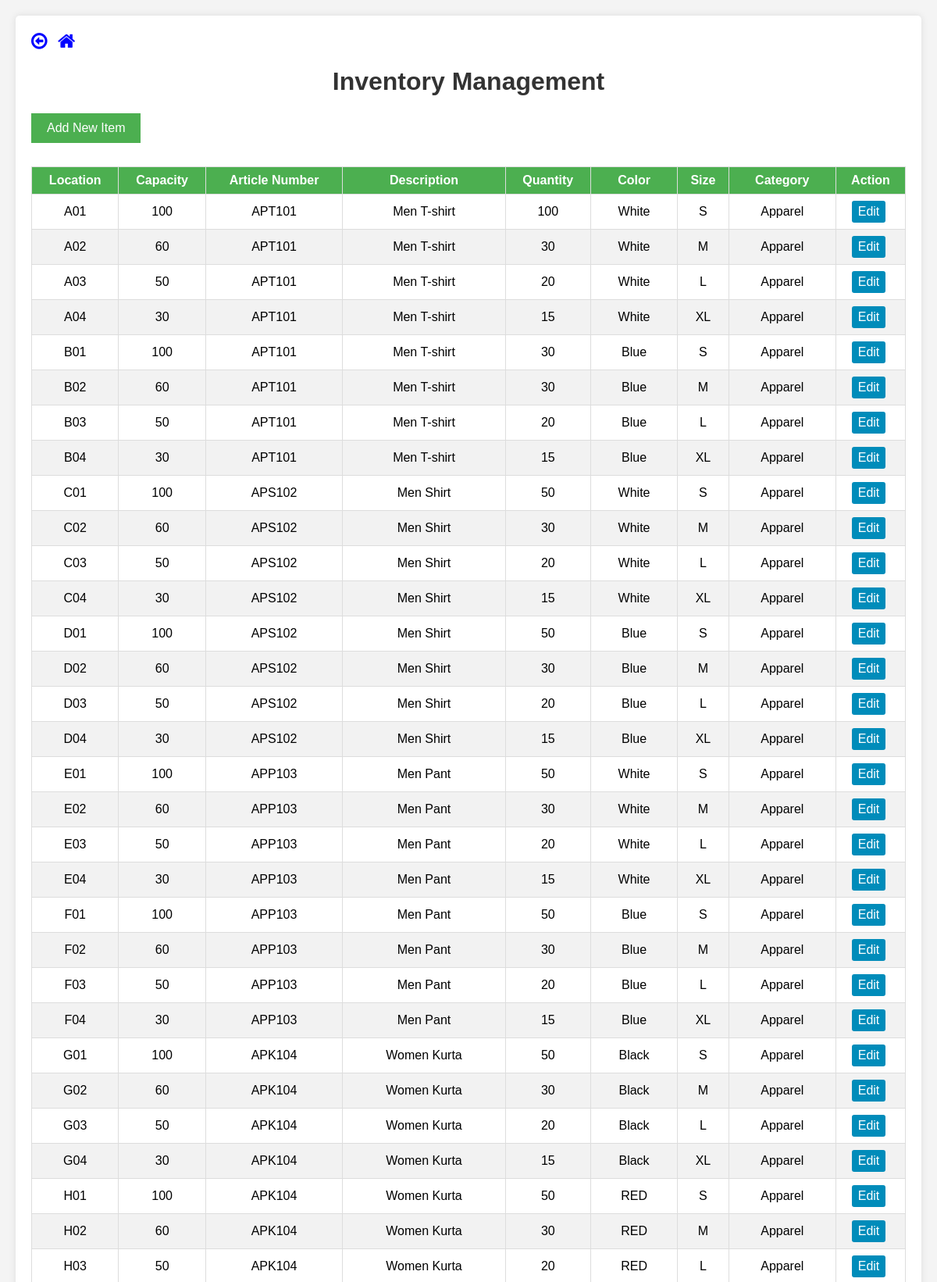
The app's page /inventory/manage_inv.php (signed in, upper part) with its own data.
### tables this page shows
CREATE TABLE `inv_location` (
  `id` int(11) NOT NULL,
  `location` varchar(255) DEFAULT NULL,
  `capacity` int(11) DEFAULT NULL,
  `article_no` varchar(11) NOT NULL,
  `article_description` varchar(255) DEFAULT NULL,
  `color` varchar(255) DEFAULT NULL,
  `available_quantity` int(11) DEFAULT NULL,
  `article_size` varchar(10) DEFAULT NULL,
  `category` varchar(50) DEFAULT NULL
);

### inventory/manage_inv.php (the view, shortened to what this page needs)
<?php
include('../Includes/connection.php');
$query = "SELECT article_no, article_description, available_quantity, location, capacity, color, article_size, category FROM inv_location";
$result = $conn->query($query);
?>
<!DOCTYPE html>
<html lang="en">
<head>
<link rel="stylesheet" href="https://cdnjs.cloudflare.com/ajax/libs/font-awesome/4.7.0/css/font-awesome.min.css">
</head>
<body>
<div class="main-content">
<a href="#" onclick="window.history.back(); return false;"><i style="font-size:24px;color:blue" class="fa">&#xf190;</i></a>
        <a href="index.php"><i style="font-size:24px;color:blue" class="fa">&#xf015;</i></a>
    <h1>Inventory Management</h1>
    <a href="#" class="add-button">Add New Item</a>
    <table>
        <thead>
            <tr>
                <th>Location</th>
                <th>Capacity</th>
                <th>Article Number</th>
                <th>Description</th>
                <th>Quantity</th>
                <th>Color</th>
                <th>Size</th>
                <th>Category</th>
                <th>Action</th>
            </tr>
        </thead>
        <tbody>
            <?php
            if ($result && $result->num_rows > 0) {
                while ($row = $result->fetch_assoc()) {
                    echo "<tr>";
                    echo "<td>" . htmlspecialchars($row['location']) . "</td>";
                    echo "<td>" . htmlspecialchars($row['capacity']) . "</td>";
                    echo "<td>" . htmlspecialchars($row['article_no']) . "</td>";
                    echo "<td>" . htmlspecialchars($row['article_description']) . "</td>";
                    echo "<td>" . htmlspecialchars($row['available_quantity']) . "</td>";
                    echo "<td>" . htmlspecialchars($row['color']) . "</td>";
                    echo "<td>" . htmlspecialchars($row['article_size']) . "</td>";
                    echo "<td>" . htmlspecialchars($row['category']) . "</td>";
                    echo '<td>
                            <a href="#" class="action-btn edit-btn">Edit</a>
                          </td>';
                    echo "</tr>";
                }
            } else {
                echo "<tr><td colspan='9'>No items found</td></tr>";
            }
            ?>
        </tbody>
    </table>
</div>
</body>
</html>

### inventory/manage_inv.php (style rules this page uses)
body { font-family: 'Arial', sans-serif; margin: 0; padding: 0; background-color: #f4f4f4; }
.main-content { margin: 20px; padding: 20px; background-color: #fff; box-shadow: 0 0 10px rgba(0, 0, 0, 0.1); border-radius: 5px; }
h1 { color: #333; text-align: center; }
table { width: 100%; border-collapse: collapse; margin-top: 20px; }
th, td { border: 1px solid #ddd; padding: 8px; text-align: center; }
th { background-color: #4caf50; color: #fff; }
tbody tr:nth-child(even) { background-color: #f2f2f2; }
.add-button { padding: 10px 20px; background-color: #4CAF50; color: white; border: none; cursor: pointer; text-decoration: none; font-size: 16px; display: inline-block; margin-bottom: 10px; }
.action-btn { padding: 5px 8px; color: white; border: none; cursor: pointer; border-radius: 3px; text-decoration: none; display: inline-block; margin-right: 5px; }
.edit-btn { background-color: #008CBA; }

### records on screen
inv_location: location "A01", capacity "100", article_no "APT101", article_description "Men T-shirt", available_quantity "100", color "White", article_size "S", category "Apparel"
inv_location: location "A02", capacity "60", article_no "APT101", article_description "Men T-shirt", available_quantity "30", color "White", article_size "M", category "Apparel"
inv_location: location "A03", capacity "50", article_no "APT101", article_description "Men T-shirt", available_quantity "20", color "White", article_size "L", category "Apparel"
inv_location: location "A04", capacity "30", article_no "APT101", article_description "Men T-shirt", available_quantity "15", color "White", article_size "XL", category "Apparel"
inv_location: location "B01", capacity "100", article_no "APT101", article_description "Men T-shirt", available_quantity "30", color "Blue", article_size "S", category "Apparel"
inv_location: location "B02", capacity "60", article_no "APT101", article_description "Men T-shirt", available_quantity "30", color "Blue", article_size "M", category "Apparel"
inv_location: location "B03", capacity "50", article_no "APT101", article_description "Men T-shirt", available_quantity "20", color "Blue", article_size "L", category "Apparel"
inv_location: location "B04", capacity "30", article_no "APT101", article_description "Men T-shirt", available_quantity "15", color "Blue", article_size "XL", category "Apparel"
inv_location: location "C01", capacity "100", article_no "APS102", article_description "Men Shirt", available_quantity "50", color "White", article_size "S", category "Apparel"
inv_location: location "C02", capacity "60", article_no "APS102", article_description "Men Shirt", available_quantity "30", color "White", article_size "M", category "Apparel"
inv_location: location "C03", capacity "50", article_no "APS102", article_description "Men Shirt", available_quantity "20", color "White", article_size "L", category "Apparel"
inv_location: location "C04", capacity "30", article_no "APS102", article_description "Men Shirt", available_quantity "15", color "White", article_size "XL", category "Apparel"
inv_location: location "D01", capacity "100", article_no "APS102", article_description "Men Shirt", available_quantity "50", color "Blue", article_size "S", category "Apparel"
inv_location: location "D02", capacity "60", article_no "APS102", article_description "Men Shirt", available_quantity "30", color "Blue", article_size "M", category "Apparel"
inv_location: location "D03", capacity "50", article_no "APS102", article_description "Men Shirt", available_quantity "20", color "Blue", article_size "L", category "Apparel"
inv_location: location "D04", capacity "30", article_no "APS102", article_description "Men Shirt", available_quantity "15", color "Blue", article_size "XL", category "Apparel"
inv_location: location "E01", capacity "100", article_no "APP103", article_description "Men Pant", available_quantity "50", color "White", article_size "S", category "Apparel"
inv_location: location "E02", capacity "60", article_no "APP103", article_description "Men Pant", available_quantity "30", color "White", article_size "M", category "Apparel"
inv_location: location "E03", capacity "50", article_no "APP103", article_description "Men Pant", available_quantity "20", color "White", article_size "L", category "Apparel"
inv_location: location "E04", capacity "30", article_no "APP103", article_description "Men Pant", available_quantity "15", color "White", article_size "XL", category "Apparel"
inv_location: location "F01", capacity "100", article_no "APP103", article_description "Men Pant", available_quantity "50", color "Blue", article_size "S", category "Apparel"
inv_location: location "F02", capacity "60", article_no "APP103", article_description "Men Pant", available_quantity "30", color "Blue", article_size "M", category "Apparel"
inv_location: location "F03", capacity "50", article_no "APP103", article_description "Men Pant", available_quantity "20", color "Blue", article_size "L", category "Apparel"
inv_location: location "F04", capacity "30", article_no "APP103", article_description "Men Pant", available_quantity "15", color "Blue", article_size "XL", category "Apparel"
inv_location: location "G01", capacity "100", article_no "APK104", article_description "Women Kurta", available_quantity "50", color "Black", article_size "S", category "Apparel"
inv_location: location "G02", capacity "60", article_no "APK104", article_description "Women Kurta", available_quantity "30", color "Black", article_size "M", category "Apparel"
inv_location: location "G03", capacity "50", article_no "APK104", article_description "Women Kurta", available_quantity "20", color "Black", article_size "L", category "Apparel"
inv_location: location "G04", capacity "30", article_no "APK104", article_description "Women Kurta", available_quantity "15", color "Black", article_size "XL", category "Apparel"
inv_location: location "H01", capacity "100", article_no "APK104", article_description "Women Kurta", available_quantity "50", color "RED", article_size "S", category "Apparel"
inv_location: location "H02", capacity "60", article_no "APK104", article_description "Women Kurta", available_quantity "30", color "RED", article_size "M", category "Apparel"
inv_location: location "H03", capacity "50", article_no "APK104", article_description "Women Kurta", available_quantity "20", color "RED", article_size "L", category "Apparel"
